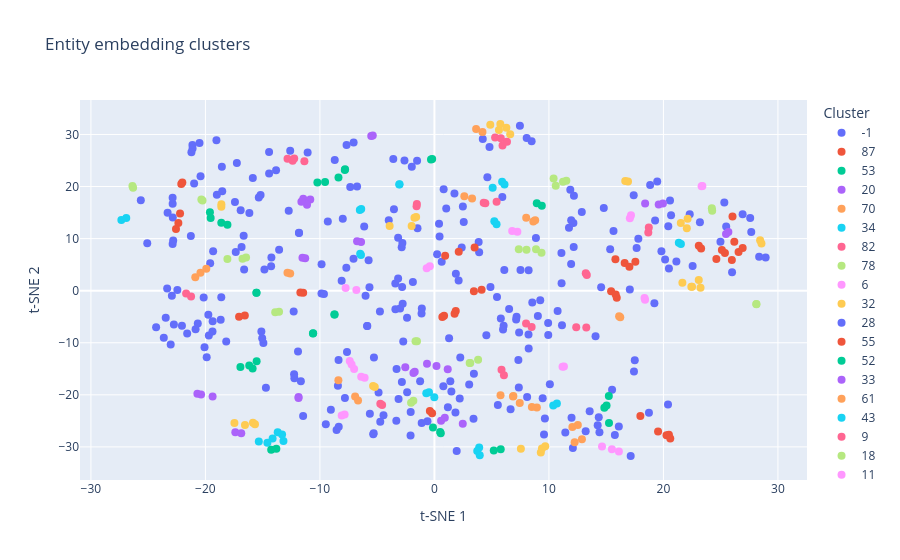

Source (notebook cell):
### Markdown cell above
### Entities

### Code cell
unique_entities = list(set(pd.concat([triplets["subject"], triplets["object"]]).dropna()))
embed_model_entities = SentenceTransformer("all-MiniLM-L6-v2", device=os.getenv("MODEL_DEVICE", "cpu"))

cluster_model_entities = OPTICS(
    min_samples=2,
    min_cluster_size=2,
    metric="cosine",
    cluster_method="xi",
    xi=0.02,
)

outlier_prompt_entity = DECIDE_OUTLIER_FATE_ENTITY
replace_prompt_entity = FIND_BETTER_ENTITY_NAME
validate_prompt_entity = VALIDATE_ENTITY_NAME
N_entities = 2

entities_mapping, valid_data_entities, encoded_entities, cluster_labels_entities = create_data_mapping(
    data=unique_entities,
    embed_model=embed_model_entities,
    cluster_model=cluster_model_entities,
    outlier_prompt=outlier_prompt_entity,
    replace_prompt=replace_prompt_entity,
    validate_prompt=validate_prompt_entity,
    N=N_entities,
    perform_validation=False
)

viz_clusters(valid_data_entities, encoded_entities, cluster_labels_entities)

with open("data/entities_mapping.json", "w") as f:
    json.dump(entities_mapping, f, indent=4)
